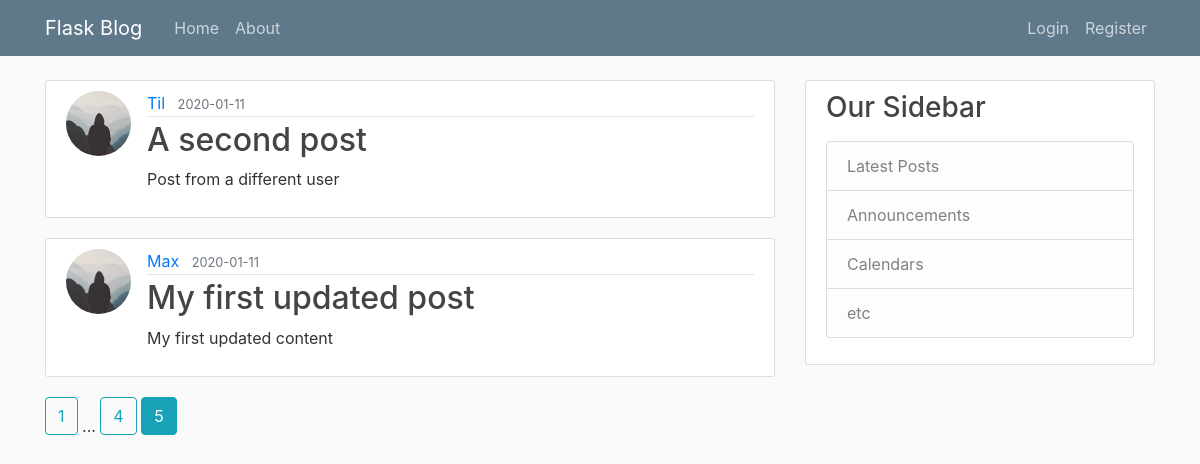
The app's page /home?page=5, older data.
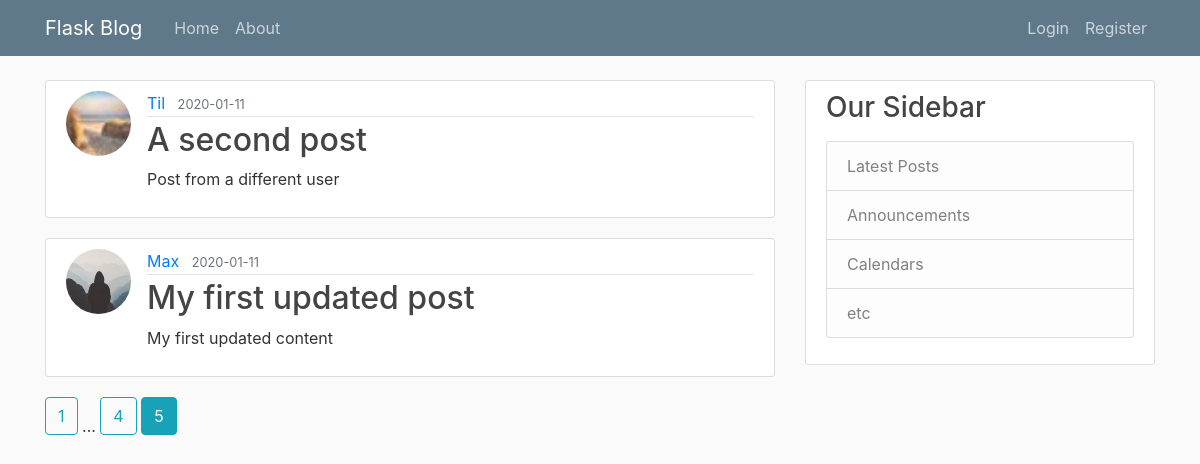
The same page, newer data.
### flaskblog/models.py (models this page shows, shortened)
class Post(db.Model):
    id = db.Column(db.Integer, primary_key=True)
    title = db.Column(db.String(100), nullable=False)
    date_posted = db.Column(db.DateTime, nullable=False, default=datetime.utcnow)
    content = db.Column(db.Text, nullable=False)
    user_id = db.Column(db.Integer, db.ForeignKey('user.id'), nullable=False) # ForeignKey creates a relationship to the user id who has written the post; ForeignKey needs to be written lowercase because it uses the tablename (in the SQLite database) and not the classname of the model

class User(db.Model, UserMixin): # 'db.Model' creates the SQLAlchemy Model; UserMixin is important for flask_login to make the login system work (UserMixin provides funcions like 'is_authenticated' for flask_login)
    id = db.Column(db.Integer, primary_key=True) # 'primary_key' provides a unique id for each column
    username = db.Column(db.String(20), unique=True, nullable=False) # 'unique' makes sure that the username is only one time stored in the database; 'nullable' ensures that the entry is not null
    email = db.Column(db.String(120), unique=True, nullable=False)
    image_file = db.Column(db.String(20), nullable=False, default='default.jpg') # 'default' sets a default entry if nothing was submitted in the form
    password = db.Column(db.String(60), nullable=False)
    posts = db.relationship('Post', backref='author', lazy=True) # relationship with another model (in this case 'Post'; 'Post' need to be spelled like the class); 'backref' creates a kind of column in the related model; 'lazy' ensures that the related data only gets loaded when needed

### flaskblog/routes.py (the view)
@app.route('/')
@app.route('/home')
def home():
    page = request.args.get('page', 1, type=int)
    posts = Post.query.order_by(Post.date_posted.desc()).paginate(page=page, per_page=5)
    return render_template('home.html', title='Home', posts=posts) # renders the template 'home.html' and provides the variables 'title' and 'posts' for the template

### flaskblog/templates/home.html
{% extends "layout.html" %}
{% block content %}
  {% for post in posts.items %}
    <article class="media content-section">
      <img class="rounded-circle article-img" src="{{ url_for('static', filename='profile_pics/' + post.author.image_file) }}">
      <div class="media-body">
        <div class="article-metadata">
          <a class="mr-2" href="{{ url_for('user_posts', username=post.author.username) }}">{{ post.author.username }}</a>
          <small class="text-muted">{{ post.date_posted.strftime('%Y-%m-%d') }}</small>
        </div>
        <h2><a class="article-title" href="{{ url_for('post', post_id=post.id) }}">{{ post.title }}</a></h2>
        <p class="article-content">{{ post.content }}</p>
      </div>
    </article>
  {% endfor %}
  {% for page_num in posts.iter_pages(left_edge=1, right_edge=1, left_current=1, right_current=2) %}
  {% if page_num %}
    {% if posts.page == page_num %}
      <a class="btn btn-info mb-4" href="{{ url_for('home', page=page_num) }}">{{ page_num }}</a>
    {% else %}
      <a class="btn btn-outline-info mb-4" href="{{ url_for('home', page=page_num) }}">{{ page_num }}</a>
    {% endif %}
  {% else %}
    ...
  {% endif %}
  {% endfor %}
{% endblock content %}

### flaskblog/templates/layout.html (shortened to what this page needs)
<!DOCTYPE html>
<html>
<head>
    <link rel="stylesheet" href="https://maxcdn.bootstrapcdn.com/bootstrap/4.0.0/css/bootstrap.min.css">
    <link rel="stylesheet" type="text/css" href="{{ url_for('static', filename='css/main.css') }}">
</head>
<body>
  <header class="site-header">
    <nav class="navbar navbar-expand-md navbar-dark bg-steel fixed-top">
      <div class="container">
        <a class="navbar-brand mr-4" href="/">Flask Blog</a>
        <div class="collapse navbar-collapse" id="navbarToggle">
          <div class="navbar-nav mr-auto">
            <a class="nav-item nav-link" href="{{ url_for('home') }}">Home</a>
            <a class="nav-item nav-link" href="{{ url_for('about') }}">About</a>
          </div>
          <div class="navbar-nav">
            {% if current_user.is_authenticated %}
              <a class="nav-item nav-link" href="{{ url_for('new_post') }}">New Post</a>
              <a class="nav-item nav-link" href="{{ url_for('account') }}">Account</a>
              <a class="nav-item nav-link" href="{{ url_for('logout') }}">Logout</a>
            {% else %}
              <a class="nav-item nav-link" href="{{ url_for('login') }}">Login</a>
              <a class="nav-item nav-link" href="{{ url_for('register') }}">Register</a>
            {% endif %}
          </div>
        </div>
      </div>
    </nav>
  </header>
  <main role="main" class="container">
    <div class="row">
      <div class="col-md-8">
        {% block content %}{% endblock %}
      </div>
      <div class="col-md-4">
        <div class="content-section">
          <h3>Our Sidebar</h3>
          <p class='text-muted'>
            <ul class="list-group">
              <li class="list-group-item list-group-item-light">Latest Posts</li>
              <li class="list-group-item list-group-item-light">Announcements</li>
              <li class="list-group-item list-group-item-light">Calendars</li>
              <li class="list-group-item list-group-item-light">etc</li>
            </ul>
          </p>
        </div>
      </div>
    </div>
  </main>
</body>
</html>

### flaskblog/static/css/main.css (style rules this page uses)
body { background: #fafafa; color: #333333; margin-top: 5rem; }
h1, h2, h3, h4, h5, h6 { color: #444444; }
.bg-steel { background-color: #5f788a; }
.site-header .navbar-nav .nav-link { color: #cbd5db; }
.content-section { background: #ffffff; padding: 10px 20px; border: 1px solid #dddddd; border-radius: 3px; margin-bottom: 20px; }
.article-title { color: #444444; }
.article-content { white-space: pre-line; }
.article-img { height: 65px; width: 65px; margin-right: 16px; }
.article-metadata { padding-bottom: 1px; margin-bottom: 4px; border-bottom: 1px solid #e3e3e3 }

Row changes from the older to the newer data that the page shows:
changed through a linked row, Post "A second post": image_file: picture added in place of a placeholder
